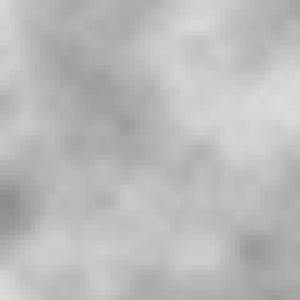
Frame 1 (no input)
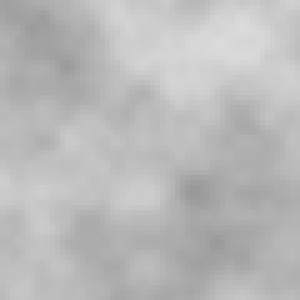
Frame 60 (no input)
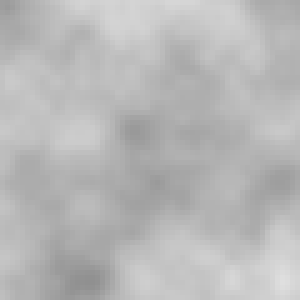
Frame 120 (the mouse pressed at the canvas centre since frame 60)

The p5.js sketch that drew these frames (run headless with seeded random() and noise() and a simulated clock; from frame 60 on, the mouse is pressed at the canvas centre):

// p5.js sketch
// ── sketch.js
function setup() {
  createCanvas(300, 300);
  noStroke();
}

function draw() {
  background(0);

  var resolution = 5;
  for (var y = 0; y < height; y += resolution) {
    for (var x = 0; x < width; x += resolution) {
      var sinVal, freq1,freq2,amp;
      freq1 = (frameCount+x) * 0.01; //freq = (x+frameCount )* 0.01;//记得加上x，不然没有时间变化感
      freq2 = (frameCount+y) * 0.01;//frameCount for animation effect
      amp = 1;
      noiseVal = noise(freq1,freq2) * amp;

      var clr = map(noiseVal, -1, 1, 0, 255);
      fill(clr);
      rect(x, y, resolution, resolution);
    }
  }
}
